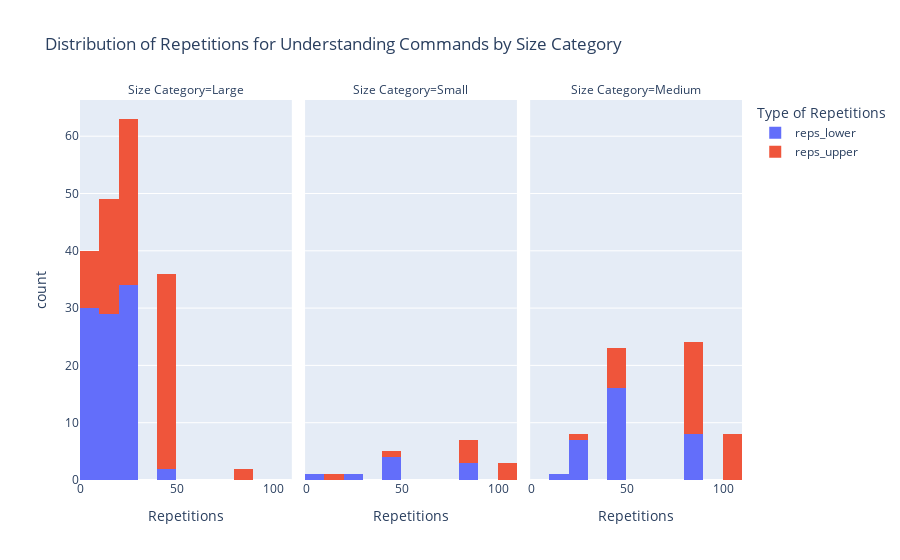

Write notebook code for a chart like this one.
### Code cell
def size_category(row):
    if row['height_low_inches'] <= 12 and row['weight_low_lbs'] <= 10:
        return 'Small'
    elif row['height_low_inches'] <= 18 and row['weight_low_lbs'] <= 25:
        return 'Medium'
    else:
        return 'Large'

dogs_df['Size Category'] = dogs_df.apply(size_category, axis=1)

# Melt the dataframe to include reps_lower and reps_upper as a single column
melted_df = pd.melt(dogs_df, id_vars=["Size Category"], value_vars=["reps_lower", "reps_upper"],
                    var_name="Repetitions", value_name="Value")

# Create a histogram of reps_lower and reps_upper with size category on the x-axis
histogram = px.histogram(melted_df, x="Value", color="Repetitions", facet_col="Size Category",
                         facet_col_spacing=0.02,  # Adjust this spacing as needed
                         title="Distribution of Repetitions for Understanding Commands by Size Category",
                         labels={"Value": "Repetitions", "Repetitions": "Type of Repetitions"},
                         category_orders={"Repetitions": ["reps_lower", "reps_upper"]})

# Show the histogram
histogram.show()

### Figure 1 — Plotly figure (JSON) as saved in the notebook; plotly's stock layout.template omitted (floating-point values rounded to 4 significant figures)
{"data": [{"alignmentgroup": "True", "bingroup": "x", "hovertemplate": "Type of Repetitions=reps_lower<br>Size Category=Large<br>Repetitions=%{x}<br>count=%{y}<extra></extra>", "legendgroup": "reps_lower", "marker": {"color": "#636efa", "pattern": {"shape": ""}}, "name": "reps_lower", "offsetgroup": "reps_lower", "orientation": "v", "showlegend": true, "type": "histogram", "x": [1, 1, 1, 1, 1, 1, 1, 1, 1, 1, 5, 5, 5, 5, 5, 5, 5, 5, 5, 5, 5, 5, 5, 5, 5, 5, 5, 5, 5, 5, 16, 16, 16, 16, 16, 16, 16, 16, 16, 16, 16, 16, 16, 16, 16, 16, 16, 16, 16, 16, 16, 16, 16, 16, 16, 16, 16, 16, 16, 26, 26, 26, 26, 26, 26, 26, 26, 26, 26, 26, 26, 26, 26, 26, 26, 26, 26, 26, 26, 26, 26, 26, 26, 26, 26, 26, 26, 26, 26, 26, 26, 26, 26, 41, 41], "xaxis": "x", "yaxis": "y"}, {"alignmentgroup": "True", "bingroup": "x", "hovertemplate": "Type of Repetitions=reps_lower<br>Size Category=Small<br>Repetitions=%{x}<br>count=%{y}<extra></extra>", "legendgroup": "reps_lower", "marker": {"color": "#636efa", "pattern": {"shape": ""}}, "name": "reps_lower", "offsetgroup": "reps_lower", "orientation": "v", "showlegend": false, "type": "histogram", "x": [5, 26, 41, 41, 41, 41, 81, 81, 81], "xaxis": "x2", "yaxis": "y2"}, {"alignmentgroup": "True", "bingroup": "x", "hovertemplate": "Type of Repetitions=reps_lower<br>Size Category=Medium<br>Repetitions=%{x}<br>count=%{y}<extra></extra>", "legendgroup": "reps_lower", "marker": {"color": "#636efa", "pattern": {"shape": ""}}, "name": "reps_lower", "offsetgroup": "reps_lower", "orientation": "v", "showlegend": false, "type": "histogram", "x": [16, 26, 26, 26, 26, 26, 26, 26, 41, 41, 41, 41, 41, 41, 41, 41, 41, 41, 41, 41, 41, 41, 41, 41, 81, 81, 81, 81, 81, 81, 81, 81], "xaxis": "x3", "yaxis": "y3"}, {"alignmentgroup": "True", "bingroup": "x", "hovertemplate": "Type of Repetitions=reps_upper<br>Size Category=Large<br>Repetitions=%{x}<br>count=%{y}<extra></extra>", "legendgroup": "reps_upper", "marker": {"color": "#EF553B", "pattern": {"shape": ""}}, "name": "reps_upper", "offsetgroup": "reps_upper", "orientation": "v", "showlegend": true, "type": "histogram", "x": [4, 4, 4, 4, 4, 4, 4, 4, 4, 4, 15, 15, 15, 15, 15, 15, 15, 15, 15, 15, 15, 15, 15, 15, 15, 15, 15, 15, 15, 15, 25, 25, 25, 25, 25, 25, 25, 25, 25, 25, 25, 25, 25, 25, 25, 25, 25, 25, 25, 25, 25, 25, 25, 25, 25, 25, 25, 25, 25, 40, 40, 40, 40, 40, 40, 40, 40, 40, 40, 40, 40, 40, 40, 40, 40, 40, 40, 40, 40, 40, 40, 40, 40, 40, 40, 40, 40, 40, 40, 40, 40, 40, 40, 80, 80], "xaxis": "x", "yaxis": "y"}, {"alignmentgroup": "True", "bingroup": "x", "hovertemplate": "Type of Repetitions=reps_upper<br>Size Category=Small<br>Repetitions=%{x}<br>count=%{y}<extra></extra>", "legendgroup": "reps_upper", "marker": {"color": "#EF553B", "pattern": {"shape": ""}}, "name": "reps_upper", "offsetgroup": "reps_upper", "orientation": "v", "showlegend": false, "type": "histogram", "x": [15, 40, 80, 80, 80, 80, 100, 100, 100], "xaxis": "x2", "yaxis": "y2"}, {"alignmentgroup": "True", "bingroup": "x", "hovertemplate": "Type of Repetitions=reps_upper<br>Size Category=Medium<br>Repetitions=%{x}<br>count=%{y}<extra></extra>", "legendgroup": "reps_upper", "marker": {"color": "#EF553B", "pattern": {"shape": ""}}, "name": "reps_upper", "offsetgroup": "reps_upper", "orientation": "v", "showlegend": false, "type": "histogram", "x": [25, 40, 40, 40, 40, 40, 40, 40, 80, 80, 80, 80, 80, 80, 80, 80, 80, 80, 80, 80, 80, 80, 80, 80, 100, 100, 100, 100, 100, 100, 100, 100], "xaxis": "x3", "yaxis": "y3"}], "layout": {"annotations": [{"font": {}, "showarrow": false, "text": "Size Category=Large", "x": 0.16, "xanchor": "center", "xref": "paper", "y": 1, "yanchor": "bottom", "yref": "paper"}, {"font": {}, "showarrow": false, "text": "Size Category=Small", "x": 0.5, "xanchor": "center", "xref": "paper", "y": 1, "yanchor": "bottom", "yref": "paper"}, {"font": {}, "showarrow": false, "text": "Size Category=Medium", "x": 0.84, "xanchor": "center", "xref": "paper", "y": 1, "yanchor": "bottom", "yref": "paper"}], "barmode": "relative", "legend": {"title": {"text": "Type of Repetitions"}, "tracegroupgap": 0}, "title": {"text": "Distribution of Repetitions for Understanding Commands by Size Category"}, "xaxis": {"anchor": "y", "domain": [0, 0.32], "title": {"text": "Repetitions"}}, "xaxis2": {"anchor": "y2", "domain": [0.34, 0.66], "matches": "x", "title": {"text": "Repetitions"}}, "xaxis3": {"anchor": "y3", "domain": [0.68, 1.0], "matches": "x", "title": {"text": "Repetitions"}}, "yaxis": {"anchor": "x", "domain": [0, 1], "title": {"text": "count"}}, "yaxis2": {"anchor": "x2", "domain": [0, 1], "matches": "y", "showticklabels": false}, "yaxis3": {"anchor": "x3", "domain": [0, 1], "matches": "y", "showticklabels": false}}}
